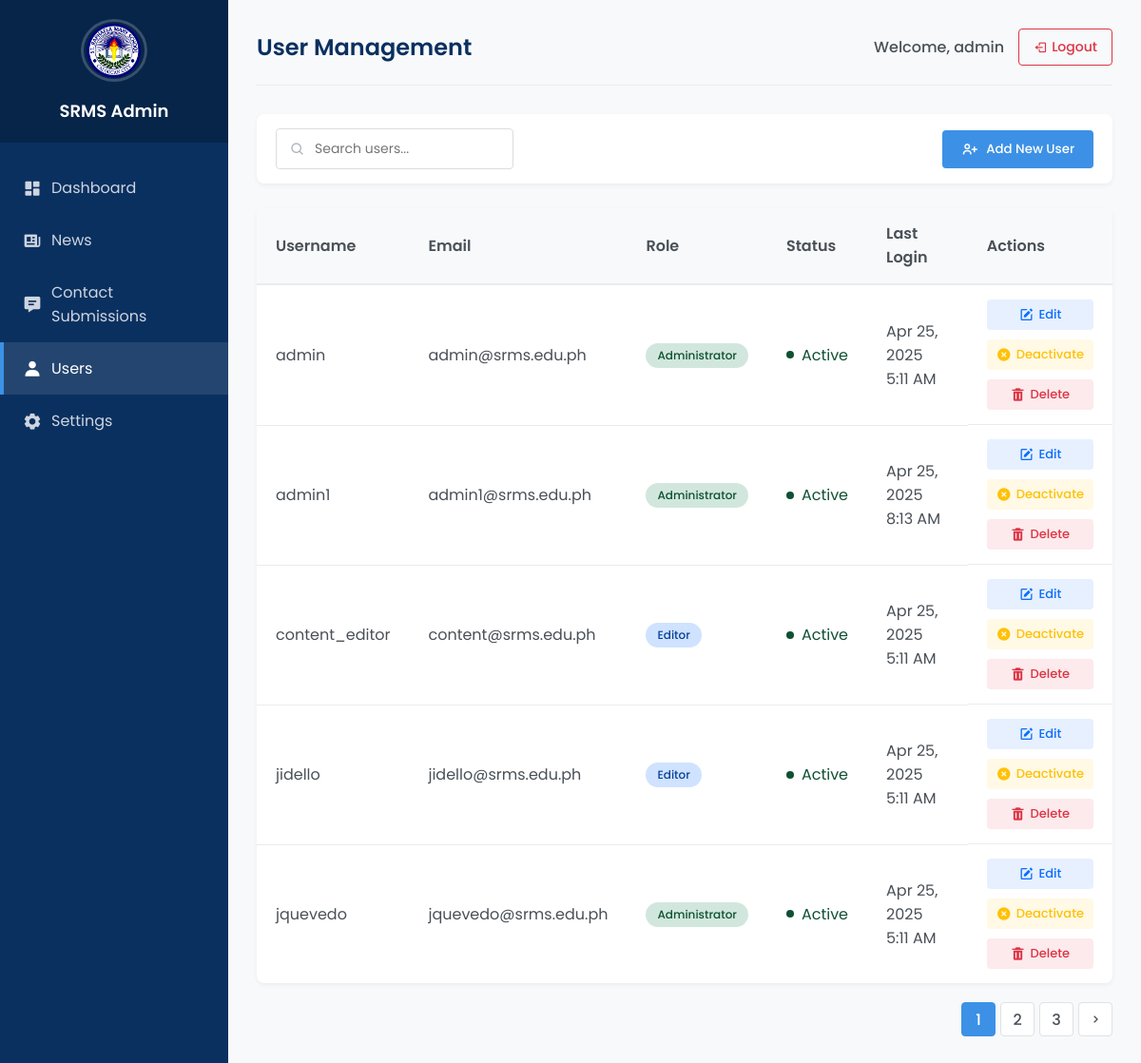
Before: /admin/users.php (signed in) with the older database file.
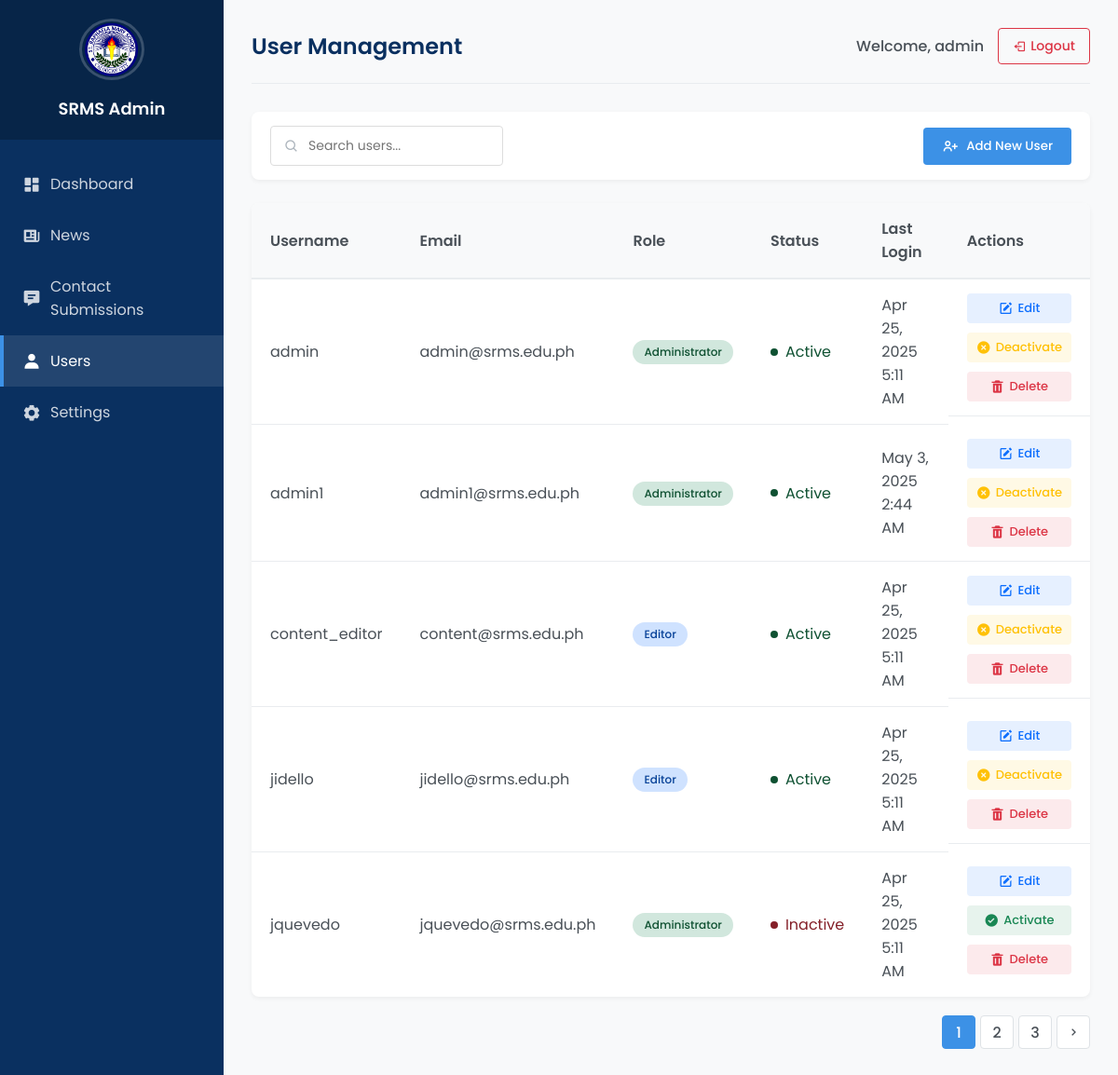
After: the same page with the newer database file.
### tables this page shows
CREATE TABLE `users` (
  `id` int(11) NOT NULL,
  `username` varchar(50) NOT NULL,
  `password` varchar(255) NOT NULL,
  `email` varchar(100) NOT NULL,
  `role` enum('admin','editor','content_manager') NOT NULL DEFAULT 'editor',
  `active` tinyint(1) DEFAULT 1,
  `last_login` datetime DEFAULT NULL,
  `created_at` timestamp NOT NULL DEFAULT current_timestamp(),
  `updated_at` timestamp NOT NULL DEFAULT current_timestamp() ON UPDATE current_timestamp()
);

### includes/db.php (called while the page is built, shortened)
<?php
class Database {
    private $connection;
    public function __construct() {
        try {
            $this->connection = new mysqli(DB_SERVER, DB_USERNAME, DB_PASSWORD, DB_NAME, DB_PORT);
            $this->connection->set_charset("utf8mb4");
        } catch (Exception $e) {
            error_log("Database connection error: " . $e->getMessage());
            die("Database connection failed. Please check your configuration in environment.php and ensure your database server is running.");
        }
    }
    public function query($sql) {
        return $this->connection->query($sql);
    }
    public function fetch_all($sql) {
        $result = $this->query($sql);
        $rows = [];
        if($result->num_rows > 0) {
            while($row = $result->fetch_assoc()) {
                $rows[] = $row;
            }
        }
        return $rows;
    }
}
?>

### admin/users.php (the view, shortened to what this page needs)
<?php
include_once '../includes/db.php';
$db = new Database();
$users = $db->fetch_all("SELECT * FROM users ORDER BY username");
?>
<!DOCTYPE html>
<html lang="en">
<head>
    <link rel="stylesheet" href="../assets/css/styles.css">
    <link href='https://unpkg.com/boxicons@2.1.4/css/boxicons.min.css' rel='stylesheet'>
</head>
<body>
    <div class="admin-container">
        <div class="sidebar">
            <div class="logo">
                <img src="../assets/images/branding/logo-primary.png" alt="St. Raphaela Mary School Logo">
                <h3>SRMS Admin</h3>
            </div>
            <div class="menu">
                <div class="menu-item">
                    <a href="index.php">
                        <i class='bx bxs-dashboard'></i>
                        <span>Dashboard</span>
                    </a>
                </div>
                <div class="menu-item">
                    <a href="news-manage.php">
                        <i class='bx bxs-news'></i>
                        <span>News</span>
                    </a>
                </div>
                <div class="menu-item">
                    <a href="contact-submissions.php">
                        <i class='bx bxs-message-detail'></i>
                        <span>Contact Submissions</span>
                    </a>
                </div>
                <div class="menu-item active">
                    <a href="users.php">
                        <i class='bx bxs-user'></i>
                        <span>Users</span>
                    </a>
                </div>
                <div class="menu-item">
                    <a href="settings.php">
                        <i class='bx bxs-cog'></i>
                        <span>Settings</span>
                    </a>
                </div>
            </div>
        </div>
        <div class="main-content">
            <div class="top-bar">
                <h2>User Management</h2>
                <div class="user-info">
                    <div class="name">Welcome, <?php echo $_SESSION['admin_username']; ?></div>
                    <a href="logout.php" class="logout-btn">
                        <i class='bx bx-log-out'></i> Logout
                    </a>
                </div>
            </div>
            <div class="action-bar">
                <div class="left">
                    <div class="search-box">
                        <i class='bx bx-search'></i>
                        <input type="text" placeholder="Search users..." id="searchInput">
                    </div>
                </div>
                <button class="add-btn" id="addUserBtn">
                    <i class='bx bx-user-plus'></i> Add New User
                </button>
            </div>
            <div class="users-table-container">
                <table class="users-table" id="usersTable">
                    <thead>
                        <tr>
                            <th>Username</th>
                            <th>Email</th>
                            <th>Role</th>
                            <th>Status</th>
                            <th>Last Login</th>
                            <th>Actions</th>
                        </tr>
                    </thead>
                    <tbody>
                        <?php if(empty($users)): ?>
                            <tr>
                                <td colspan="6" style="text-align: center; padding: 30px;">No users found.</td>
                            </tr>
                        <?php else: ?>
                            <?php foreach($users as $user): ?>
                                <tr>
                                    <td><?php echo htmlspecialchars($user['username']); ?></td>
                                    <td><?php echo htmlspecialchars($user['email']); ?></td>
                                    <td>
                                        <span class="role-badge role-<?php echo $user['role']; ?>">
                                            <?php
                                                switch($user['role']) {
                                                    case 'admin':
                                                        echo 'Administrator';
                                                        break;
                                                    default:
                                                        echo 'Editor';
                                                }
                                            ?>
                                        </span>
                                    </td>
                                    <td>
                                        <span class="<?php echo $user['active'] ? 'status-active' : 'status-inactive'; ?>">
                                            <?php echo $user['active'] ? 'Active' : 'Inactive'; ?>
                                        </span>
                                    </td>
                                    <td>
                                        <?php echo $user['last_login'] ? date('M j, Y g:i A', strtotime($user['last_login'])) : 'Never'; ?>
                                    </td>
                                    <td class="action-links">
                                        <button type="button" class="edit-link edit-user-btn" data-id="<?php echo $user['id']; ?>">
                                            <i class='bx bxs-edit'></i> Edit
                                        </button>
                                        <?php if($user['id'] !== (int)$_SESSION['admin_user_id']): ?>
                                            <?php if($user['active']): ?>
                                                <a href="users.php?action=toggle_status&id=<?php echo $user['id']; ?>" class="deactivate-link" onclick="return confirm('Are you sure you want to deactivate this user?')">
                                                    <i class='bx bxs-x-circle'></i> Deactivate
                                                </a>
                                            <?php else: ?>
                                                <a href="users.php?action=toggle_status&id=<?php echo $user['id']; ?>" class="activate-link">
                                                    <i class='bx bxs-check-circle'></i> Activate
                                                </a>
                                            <?php endif; ?>
                                            <a href="users.php?action=delete&id=<?php echo $user['id']; ?>" class="delete-link" onclick="return confirm('Are you sure you want to delete this user?')">
                                                <i class='bx bxs-trash'></i> Delete
                                            </a>
                                        <?php endif; ?>
                                    </td>
                                </tr>
                            <?php endforeach; ?>
                        <?php endif; ?>
                    </tbody>
                </table>
            </div>
            <div class="pagination">
                <a href="#" class="active">1</a>
                <a href="#">2</a>
                <a href="#">3</a>
                <a href="#"><i class='bx bx-chevron-right'></i></a>
            </div>
        </div>
    </div>
</body>
</html>

### assets/css/styles.css (style rules this page uses)
:root { --poppins: 'Poppins', sans-serif; --lato: 'Lato', sans-serif; --light: #F9F9F9; --blue: #3C91E6; --light-blue: #CFE8FF; --grey: #EEE; --dark-grey: #AAAAAA; --dark: #342E37; --red: #DB504A; --yellow: #FFCE26; --light-yellow: #FFF2C6; --orange: #FD7238; --light-orange: #FFE0D3; --dark-blue: #156ec7; --green: #0aaa2dd7; --primary: #003366; --secondary: #156ec7; }
* { margin: 0; padding: 0; box-sizing: border-box; font-family: var(--poppins); }
body { background-color: #f3f3f3; color: #222222; }
a { text-decoration: none; }
.pagination { display: flex; justify-content: center; align-items: center; width: 100%; margin: 0; }
@media screen and (max-width: 1200px) { .users-table-container { overflow-x: auto; } }
@media screen and (max-width: 1200px) { .users-table { min-width: 900px; } }
@media screen and (max-width: 1200px) { .action-links { display: flex; flex-direction: column; gap: 5px; } }
@media screen and (max-width: 1200px) { .action-links button, .action-links a { width: 100%; justify-content: center; } }

Changed rows visible on the page:
changed users "admin1": last_login "Apr 25, 2025 8:13 AM" → "May 3, 2025 2:44 AM"
changed users "jquevedo": active "Active Deactivate" → "Inactive Activate"
